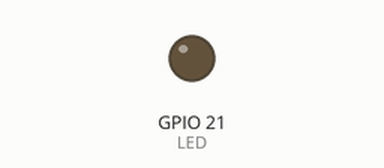
Bench run of a sketch on a simulated ESP32. On the bench: output pins drawn as LEDs (lit = HIGH).

Above: at 0.15 s.
At 19.73 s:
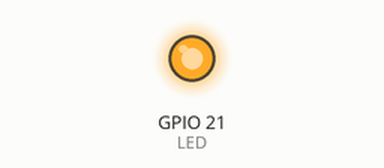
At 39.32 s:
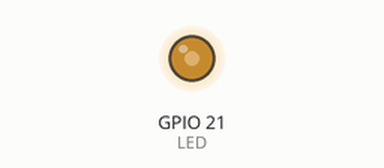
Timing chart, 0 to 40.0 s (numbered marks = the images above):
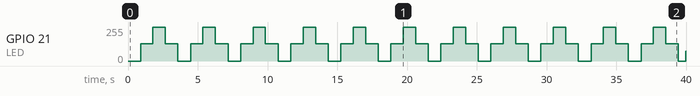

Measured:
- by itself, GPIO 21 (LED): 0/255 → 128/255 at 0.90 s, → 255/255 0.89 s later, → 128/255 0.89 s later, → 0/255 0.90 s later, … (45 changes in this stretch)

The sketch:

blink.ino
```cpp
/*
 * https://circuits4you.com
 * ESP32 LED Blink Example
 * Board ESP23 DEVKIT V1
 *
 * ON Board LED GPIO 2
 */

// #define LED 2

#define LED 21

int freq = 1000;
int ledChannel = 0;
int resolution = 8;

void setup() {
  ledcSetup(ledChannel, freq, resolution);
  ledcAttachPin(LED, ledChannel);

}

void loop() {

  for (int dutyCycle = 0; dutyCycle <= 255; dutyCycle++) {
    ledcWrite(ledChannel, dutyCycle);
    delay(7);
  }

  for (int dutyCycle = 255; dutyCycle >= 0; dutyCycle--) {
    ledcWrite(ledChannel, dutyCycle);
    delay(7);
  }
}

/*
void loop() {
  delay(3000);
  digitalWrite(LED, LOW);
  delay(3000);
  digitalWrite(LED, HIGH);
*/
/*
  int i;
  for(i=0; i<400; i++){
    if(i<200){
      delay(1);
      digitalWrite(LED, HIGH);
      delay(3);
      digitalWrite(LED, LOW);
    }else{
      delay(1);
      digitalWrite(LED, LOW);
      delay(3);
      digitalWrite(LED, HIGH);
    }
  }
*/
```
